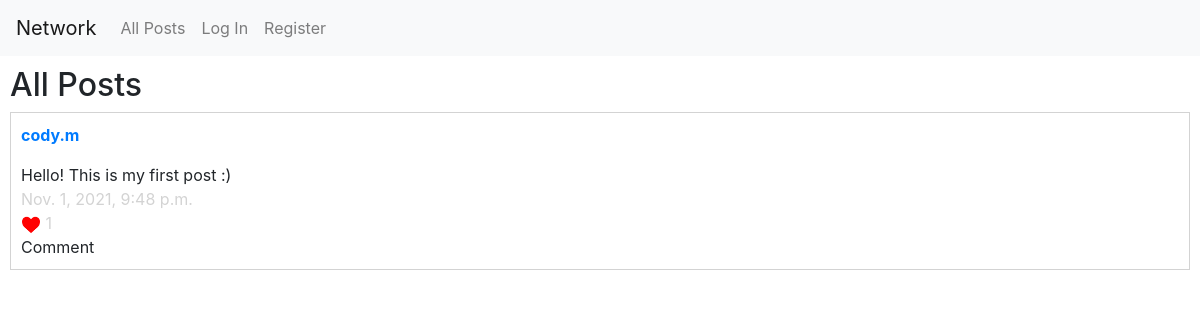
Page /social/ on the earlier database version.
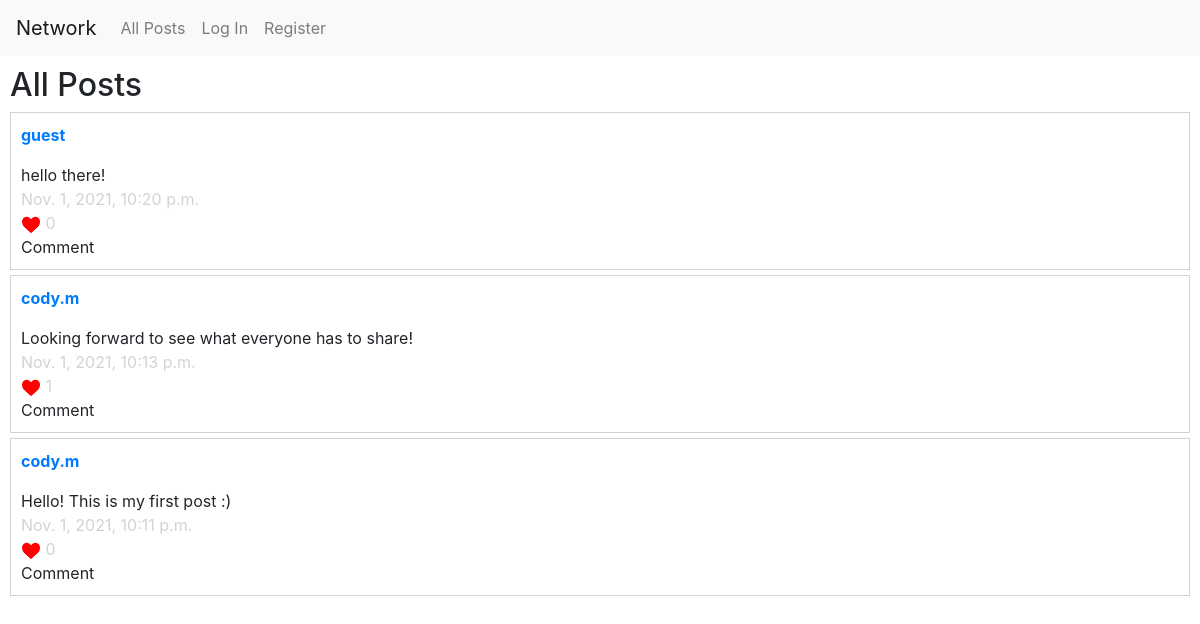
Same page on the later database version.
### social/models.py (models this page shows, shortened)
class Post(models.Model):
    creator = models.ForeignKey(User, on_delete=models.CASCADE, related_name='posts')
    post = models.CharField(max_length=280)
    timestamp = models.DateTimeField(auto_now_add=True)
    likes = models.IntegerField(default=0)

### landing_page/models.py (models this page shows, shortened)
class User(AbstractUser):
    number_of_followers = models.IntegerField(default=0)
    number_of_followings = models.IntegerField(default=0)

### social/views.py (the view)
# urls.py: path("", views.index, name="index"),
def index(request):
    allPosts = Post.objects.order_by("-timestamp").all()
    paginator = Paginator(allPosts, 10) # Show 10 posts per page
    page_number = request.GET.get('page')
    page_obj = paginator.get_page(page_number)
    return render(request, "social/index.html", {
        "allPosts": page_obj,
        "displayPagination": areMoreThanTenItems(allPosts)
    })

### social/views.py (called while the page is built)
def areMoreThanTenItems(given_list):
    return len(given_list) > 10

### social/templates/social/index.html (shortened to what this page needs)
{% extends "social/layout.html" %}
{% load static %}
{% block body %}
    <div id="all-posts-view">
        <h2>All Posts</h2>
        {% for post in allPosts %}
            <div class="div-border">
                <p>
                    <a href="{% url 'social:profile-page' post.creator.username %}">
                        <b>{{ post.creator.username }}</b>
                    </a>
                </p>
                <div id="postID-{{post.id}}">{{ post.post }}</div>
                <div class="ligthgray-text">{{ post.timestamp }}</div>
                <div>
                    {% if user.is_authenticated %}
                        <button data-postid="{{post.id}}" class="like-btn">
                            <img src="../../static/social/like-logo.png" alt="Like logo" width="20">
                        </button>
                        <span id="likesID-{{post.id}}" class="ligthgray-text">{{ post.likes }}</span>
                    {% else %}
                        <img src="../../static/social/like-logo.png" alt="Like logo" width="20">
                        <span id="likesID-{{post.id}}" class="ligthgray-text">{{ post.likes }}</span>
                    {% endif %}
                 </div>
                 <div>Comment</div>
            </div>
        {% endfor %}
{% endblock %}

Differences in the rows shown:
removed Post: creator.username "cody.m", post "Hello! This is my first post :)", timestamp "Nov. 1, 2021, 9:48 p.m.", likes "1"
added Post: creator.username "guest", post "hello there!", timestamp "Nov. 1, 2021, 10:20 p.m.", likes "0"
added Post: creator.username "cody.m", post "Looking forward to see what everyone has to share!", timestamp "Nov. 1, 2021, 10:13 p.m.", likes "1"
added Post: creator.username "cody.m", post "Hello! This is my first post :)", timestamp "Nov. 1, 2021, 10:11 p.m.", likes "0"
